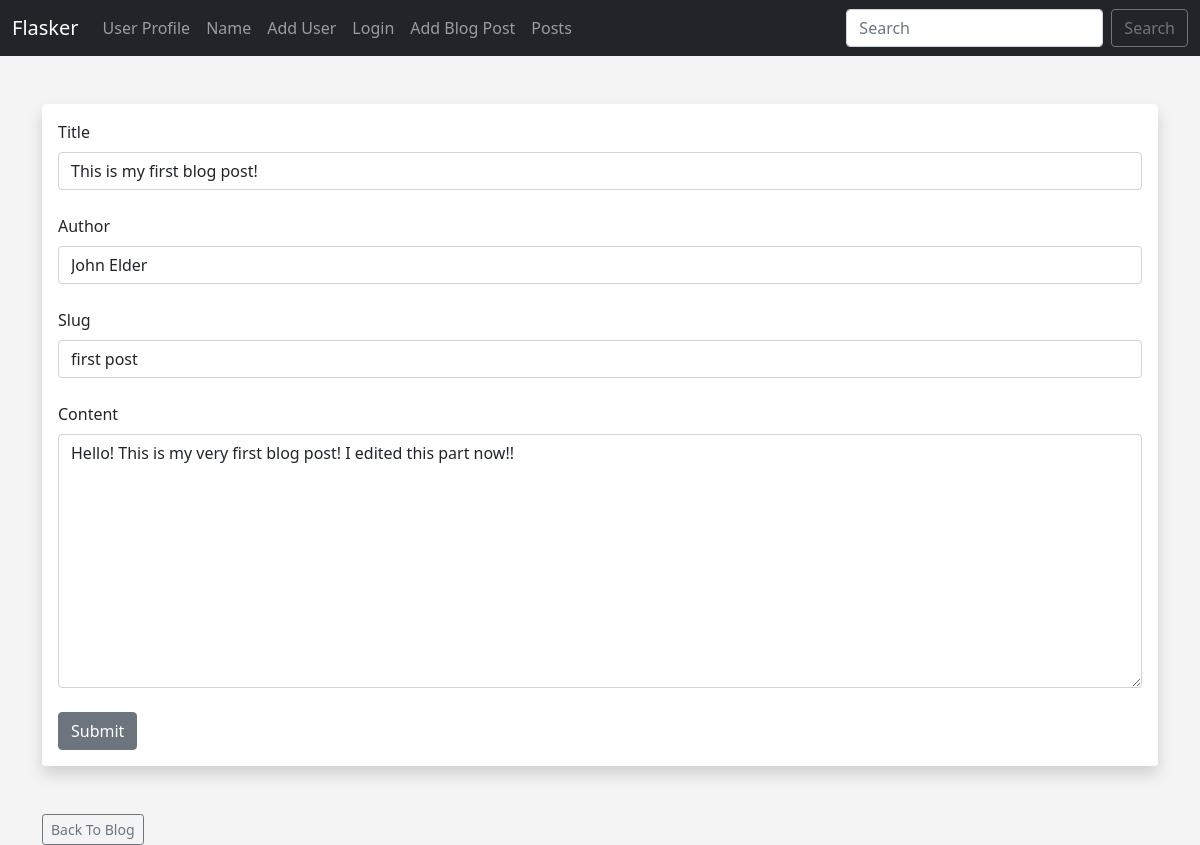
The page /posts/edit/1 on the database its author committed.
### hello.py (models this page shows)
class Posts(db.Model):
	id = db.Column(db.Integer, primary_key=True)
	title = db.Column(db.String(255))
	content = db.Column(db.Text)
	author = db.Column(db.String(255))
	date_posted = db.Column(db.DateTime, default=datetime.utcnow)
	slug = db.Column(db.String(255))

### hello.py (the view, shortened to what this page needs)
@app.route('/posts/edit/<int:id>', methods=['GET', 'POST'])
def edit_post(id):
	post = Posts.query.get_or_404(id)
	form = PostForm()
	form.title.data = post.title
	form.author.data = post.author
	form.slug.data = post.slug
	form.content.data = post.content
	return render_template('edit_post.html', form=form)

### hello.py
class PostForm(FlaskForm):
	title = StringField("Title", validators=[DataRequired()])
	content = StringField("Content", validators=[DataRequired()], widget=TextArea())
	author = StringField("Author", validators=[DataRequired()])
	slug = StringField("Slug", validators=[DataRequired()])
	submit = SubmitField("Submit")

### templates/edit_post.html (shortened to what this page needs)
{% extends 'base.html' %}
{% block content %}
<br/>
<div class="shadow p-3 mb-5 bg-body rounded">
	<form method="POST">
		{{ form.title.label(class="form-label") }}
		{{ form.title(class="form-control") }}
		<br/>
		{{ form.author.label(class="form-label") }}
		{{ form.author(class="form-control") }}
		<br/>
		{{ form.slug.label(class="form-label") }}
		{{ form.slug(class="form-control") }}
		<br/>
		{{ form.content.label(class="form-label") }}
		{{ form.content(class="form-control", rows="10") }}
		<br/>
		{{ form.submit(class="btn btn-secondary") }}
	</form>
</div>
<a href="{{ url_for('posts')}}" class="btn btn-outline-secondary btn-sm">Back To Blog</a>
{% endblock %}

### static/css/style.css (style rules this page uses)
body { background: #f4f4f4; }

### rows shown on the page
Posts: title "This is my first blog post!", author "John Elder", slug "first post", content "Hello! This is my very first blog post! I edited this part now!!"
